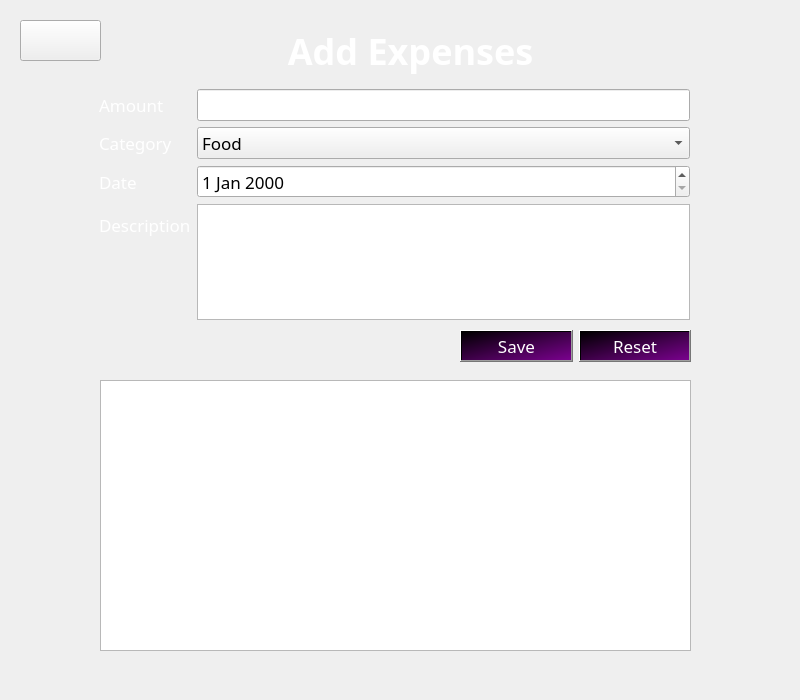
<?xml version="1.0" encoding="UTF-8"?>
<ui version="4.0">
 <class>AddExpenses</class>
 <widget class="QDialog" name="AddExpenses">
  <property name="geometry">
   <rect>
    <x>0</x>
    <y>0</y>
    <width>800</width>
    <height>700</height>
   </rect>
  </property>
  <property name="maximumSize">
   <size>
    <width>800</width>
    <height>700</height>
   </size>
  </property>
  <property name="font">
   <font>
    <family>Sitka Banner</family>
   </font>
  </property>
  <property name="windowTitle">
   <string>AddExpenses</string>
  </property>
  <property name="windowIcon">
   <iconset resource="src.qrc">
    <normaloff>:/images/ghjk.png</normaloff>:/images/ghjk.png</iconset>
  </property>
  <widget class="QLabel" name="label">
   <property name="geometry">
    <rect>
     <x>240</x>
     <y>20</y>
     <width>341</width>
     <height>61</height>
    </rect>
   </property>
   <property name="font">
    <font>
     <family>Sitka Banner</family>
     <pointsize>27</pointsize>
     <bold>true</bold>
    </font>
   </property>
   <property name="styleSheet">
    <string notr="true">color: rgb(255, 255, 255);</string>
   </property>
   <property name="text">
    <string>Add Expenses</string>
   </property>
   <property name="alignment">
    <set>Qt::AlignmentFlag::AlignCenter</set>
   </property>
  </widget>
  <widget class="QWidget" name="formLayoutWidget">
   <property name="geometry">
    <rect>
     <x>99</x>
     <y>89</y>
     <width>591</width>
     <height>231</height>
    </rect>
   </property>
   <layout class="QFormLayout" name="formLayout">
    <item row="0" column="0">
     <widget class="QLabel" name="label_2">
      <property name="font">
       <font>
        <family>Sitka Banner</family>
        <pointsize>13</pointsize>
       </font>
      </property>
      <property name="styleSheet">
       <string notr="true">color: rgb(255, 255, 255);</string>
      </property>
      <property name="text">
       <string>Amount</string>
      </property>
     </widget>
    </item>
    <item row="0" column="1">
     <widget class="QLineEdit" name="ExpenAmount">
      <property name="font">
       <font>
        <family>Sitka Banner</family>
        <pointsize>13</pointsize>
       </font>
      </property>
     </widget>
    </item>
    <item row="1" column="0">
     <widget class="QLabel" name="label_3">
      <property name="font">
       <font>
        <family>Sitka Banner</family>
        <pointsize>13</pointsize>
       </font>
      </property>
      <property name="styleSheet">
       <string notr="true">color: rgb(255, 255, 255);</string>
      </property>
      <property name="text">
       <string>Category</string>
      </property>
     </widget>
    </item>
    <item row="1" column="1">
     <widget class="QComboBox" name="Category">
      <property name="font">
       <font>
        <family>Sitka Banner</family>
        <pointsize>13</pointsize>
       </font>
      </property>
      <item>
       <property name="text">
        <string>Food</string>
       </property>
      </item>
      <item>
       <property name="text">
        <string>Entertainment</string>
       </property>
      </item>
      <item>
       <property name="text">
        <string>Traveling</string>
       </property>
      </item>
      <item>
       <property name="text">
        <string>Clothing</string>
       </property>
      </item>
      <item>
       <property name="text">
        <string>Education equipment</string>
       </property>
      </item>
      <item>
       <property name="text">
        <string>University fees</string>
       </property>
      </item>
      <item>
       <property name="text">
        <string>Other</string>
       </property>
      </item>
     </widget>
    </item>
    <item row="2" column="0">
     <widget class="QLabel" name="label_4">
      <property name="font">
       <font>
        <family>Sitka Banner</family>
        <pointsize>13</pointsize>
       </font>
      </property>
      <property name="styleSheet">
       <string notr="true">color: rgb(255, 255, 255);</string>
      </property>
      <property name="text">
       <string>Date</string>
      </property>
     </widget>
    </item>
    <item row="2" column="1">
     <widget class="QDateEdit" name="ExpenDate">
      <property name="font">
       <font>
        <family>Sitka Banner</family>
        <pointsize>13</pointsize>
       </font>
      </property>
     </widget>
    </item>
    <item row="3" column="0">
     <widget class="QLabel" name="label_5">
      <property name="font">
       <font>
        <family>Sitka Banner</family>
        <pointsize>13</pointsize>
       </font>
      </property>
      <property name="styleSheet">
       <string notr="true">color: rgb(255, 255, 255);</string>
      </property>
      <property name="text">
       <string>Description</string>
      </property>
     </widget>
    </item>
    <item row="3" column="1">
     <widget class="QTextEdit" name="ExpenDesc"/>
    </item>
   </layout>
  </widget>
  <widget class="QTableView" name="ExpenTable">
   <property name="geometry">
    <rect>
     <x>100</x>
     <y>380</y>
     <width>591</width>
     <height>271</height>
    </rect>
   </property>
  </widget>
  <widget class="QWidget" name="layoutWidget">
   <property name="geometry">
    <rect>
     <x>460</x>
     <y>330</y>
     <width>231</width>
     <height>33</height>
    </rect>
   </property>
   <layout class="QHBoxLayout" name="horizontalLayout">
    <item>
     <widget class="QPushButton" name="SaveExpen">
      <property name="font">
       <font>
        <family>Sitka Banner</family>
        <pointsize>13</pointsize>
       </font>
      </property>
      <property name="cursor">
       <cursorShape>PointingHandCursor</cursorShape>
      </property>
      <property name="styleSheet">
       <string notr="true">background-color: qlineargradient(spread:pad, x1:0, y1:0, x2:1, y2:1, stop:0 rgba(0, 0, 0, 255), stop:1 rgba(122, 1, 142, 255));
color: rgb(255, 255, 255);</string>
      </property>
      <property name="text">
       <string>Save</string>
      </property>
     </widget>
    </item>
    <item>
     <widget class="QPushButton" name="ResetExpen">
      <property name="font">
       <font>
        <family>Sitka Banner</family>
        <pointsize>13</pointsize>
       </font>
      </property>
      <property name="cursor">
       <cursorShape>PointingHandCursor</cursorShape>
      </property>
      <property name="styleSheet">
       <string notr="true">background-color: qlineargradient(spread:pad, x1:0, y1:0, x2:1, y2:1, stop:0 rgba(0, 0, 0, 255), stop:1 rgba(122, 1, 142, 255));
color: rgb(255, 255, 255);</string>
      </property>
      <property name="text">
       <string>Reset</string>
      </property>
     </widget>
    </item>
   </layout>
  </widget>
  <widget class="QLabel" name="label_6">
   <property name="geometry">
    <rect>
     <x>-30</x>
     <y>-50</y>
     <width>1141</width>
     <height>771</height>
    </rect>
   </property>
   <property name="styleSheet">
    <string notr="true">image: url(:/images/6070859.jpg);</string>
   </property>
   <property name="text">
    <string/>
   </property>
  </widget>
  <widget class="QPushButton" name="Backbtn">
   <property name="geometry">
    <rect>
     <x>20</x>
     <y>20</y>
     <width>81</width>
     <height>41</height>
    </rect>
   </property>
   <property name="cursor">
    <cursorShape>PointingHandCursor</cursorShape>
   </property>
   <property name="styleSheet">
    <string notr="true">image: url(:/images/left-arrow.png);</string>
   </property>
   <property name="text">
    <string/>
   </property>
  </widget>
  <zorder>label_6</zorder>
  <zorder>label</zorder>
  <zorder>formLayoutWidget</zorder>
  <zorder>ExpenTable</zorder>
  <zorder>layoutWidget</zorder>
  <zorder>Backbtn</zorder>
 </widget>
 <resources>
  <include location="src.qrc"/>
 </resources>
 <connections/>
</ui>
